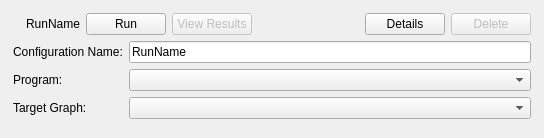
<?xml version="1.0" encoding="UTF-8"?>
<ui version="4.0">
 <class>RunConfiguration</class>
 <widget class="QWidget" name="RunConfiguration">
  <property name="geometry">
   <rect>
    <x>0</x>
    <y>0</y>
    <width>544</width>
    <height>138</height>
   </rect>
  </property>
  <property name="windowTitle">
   <string>Form</string>
  </property>
  <layout class="QHBoxLayout" name="horizontalLayout_2">
   <property name="margin">
    <number>4</number>
   </property>
   <item>
    <widget class="QWidget" name="container" native="true">
     <layout class="QVBoxLayout" name="verticalLayout">
      <item>
       <layout class="QHBoxLayout" name="horizontalLayout">
        <item>
         <widget class="QLabel" name="arrowImage">
          <property name="sizePolicy">
           <sizepolicy hsizetype="Preferred" vsizetype="Fixed">
            <horstretch>0</horstretch>
            <verstretch>0</verstretch>
           </sizepolicy>
          </property>
          <property name="text">
           <string/>
          </property>
          <property name="pixmap">
           <pixmap resource="icons.qrc">:/icons/bullet_arrow_right.png</pixmap>
          </property>
         </widget>
        </item>
        <item>
         <widget class="QLabel" name="runConfigurationLabel">
          <property name="sizePolicy">
           <sizepolicy hsizetype="Preferred" vsizetype="Fixed">
            <horstretch>0</horstretch>
            <verstretch>0</verstretch>
           </sizepolicy>
          </property>
          <property name="text">
           <string>RunName</string>
          </property>
         </widget>
        </item>
        <item>
         <widget class="QPushButton" name="runButton">
          <property name="text">
           <string>Run</string>
          </property>
          <property name="icon">
           <iconset resource="icons.qrc">
            <normaloff>:/icons/small_gear.png</normaloff>:/icons/small_gear.png</iconset>
          </property>
         </widget>
        </item>
        <item>
         <widget class="QPushButton" name="resultsButton">
          <property name="enabled">
           <bool>false</bool>
          </property>
          <property name="text">
           <string>View Results</string>
          </property>
         </widget>
        </item>
        <item>
         <spacer name="horizontalSpacer">
          <property name="orientation">
           <enum>Qt::Horizontal</enum>
          </property>
          <property name="sizeHint" stdset="0">
           <size>
            <width>40</width>
            <height>20</height>
           </size>
          </property>
         </spacer>
        </item>
        <item>
         <widget class="QPushButton" name="detailsButton">
          <property name="text">
           <string>Details</string>
          </property>
          <property name="icon">
           <iconset resource="icons.qrc">
            <normaloff>:/icons/small_wrench.png</normaloff>:/icons/small_wrench.png</iconset>
          </property>
         </widget>
        </item>
        <item>
         <widget class="QPushButton" name="pushButton">
          <property name="enabled">
           <bool>false</bool>
          </property>
          <property name="text">
           <string>Delete</string>
          </property>
          <property name="icon">
           <iconset resource="icons.qrc">
            <normaloff>:/icons/small_delete.png</normaloff>:/icons/small_delete.png</iconset>
          </property>
         </widget>
        </item>
       </layout>
      </item>
      <item>
       <widget class="QWidget" name="detailsWidget" native="true">
        <layout class="QFormLayout" name="formLayout">
         <property name="horizontalSpacing">
          <number>6</number>
         </property>
         <property name="verticalSpacing">
          <number>6</number>
         </property>
         <property name="margin">
          <number>0</number>
         </property>
         <item row="0" column="0">
          <widget class="QLabel" name="configurationNameLabel">
           <property name="text">
            <string>Configuration Name:</string>
           </property>
          </widget>
         </item>
         <item row="0" column="1">
          <widget class="QLineEdit" name="configurationNameEdit">
           <property name="text">
            <string>RunName</string>
           </property>
          </widget>
         </item>
         <item row="1" column="0">
          <widget class="QLabel" name="programLabel">
           <property name="text">
            <string>Program:</string>
           </property>
          </widget>
         </item>
         <item row="1" column="1">
          <widget class="QComboBox" name="programCombo"/>
         </item>
         <item row="2" column="0">
          <widget class="QLabel" name="targetGraphLabel">
           <property name="text">
            <string>Target Graph:</string>
           </property>
          </widget>
         </item>
         <item row="2" column="1">
          <widget class="QComboBox" name="targetGraphCombo"/>
         </item>
        </layout>
       </widget>
      </item>
     </layout>
    </widget>
   </item>
  </layout>
 </widget>
 <resources>
  <include location="icons.qrc"/>
 </resources>
 <connections>
  <connection>
   <sender>detailsButton</sender>
   <signal>pressed()</signal>
   <receiver>RunConfiguration</receiver>
   <slot>toggleDetails()</slot>
   <hints>
    <hint type="sourcelabel">
     <x>500</x>
     <y>33</y>
    </hint>
    <hint type="destinationlabel">
     <x>587</x>
     <y>10</y>
    </hint>
   </hints>
  </connection>
 </connections>
 <slots>
  <slot>toggleDetails()</slot>
 </slots>
</ui>
